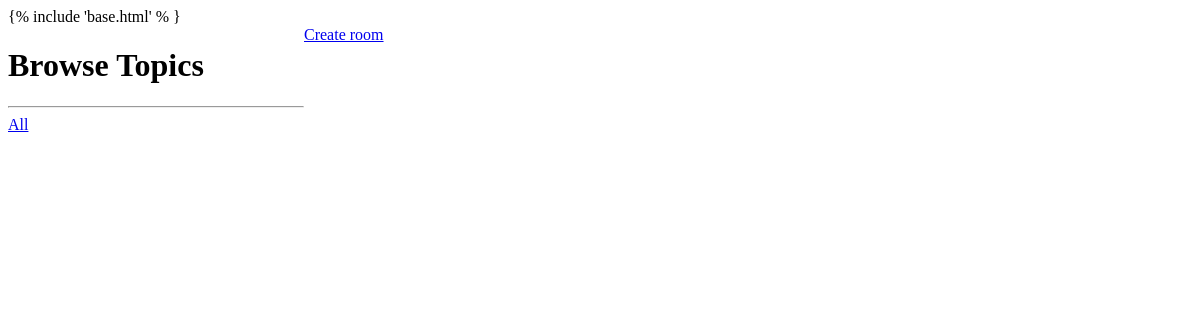
The app's page /, older data.
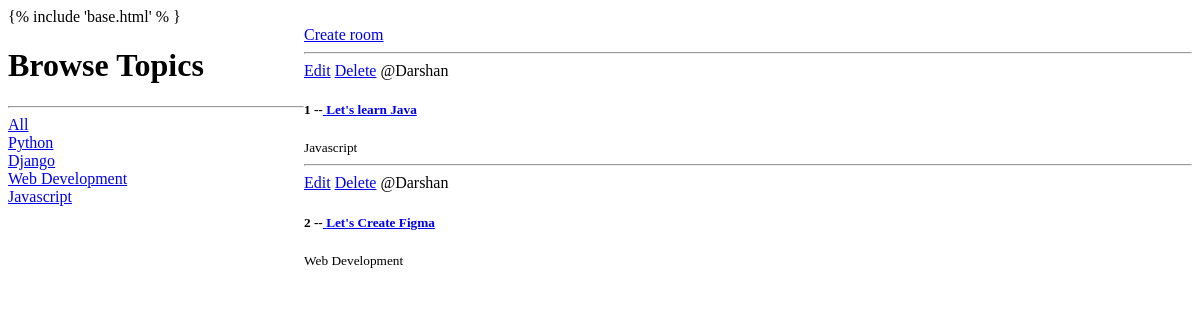
The same page, newer data.
### studyapp/models.py (models this page shows, shortened)
class Topic(models.Model):
    name=models.CharField(max_length=200)
    def __str__(self):
        return self.name

class Room(models.Model):
    host=models.ForeignKey(User,on_delete=models.CASCADE,null=True)
    topic=models.ForeignKey(Topic,on_delete=models.SET_NULL,null=True)
    name=models.CharField(max_length=200)
    description=models.TextField(null=True,blank=True)
    updated=models.DateTimeField(auto_now=True)
    created=models.DateTimeField(auto_now_add=True)
    class Meta:
        ordering=['-updated','-created']

### studyapp/views.py (the view)
# urls.py: path('',views.home,name='home'),
def home(request):
    q=request.GET.get('q') if request.GET.get('q')!=None else ''
    rooms=Room.objects.filter(topic__name__icontains=q)
    topic=Topic.objects.all()
    context={"rooms":rooms,"topic":topic}
    return render(request,'studyapp/home.html',context)

### studyapp/templates/studyapp/home.html (shortened to what this page needs)
{% extends 'main.html' %}
{% block content%}
<div class="block_container">
    <div class="block-sidebar">
        <h1>Browse Topics</h1>
        <hr>
        <div>
            <a href="{% url 'home'%}">All</a>
        </div>
        {%for t in topic%}
        <div>
            <a href="{% url 'home'%}?q={{t.name}}">{{t.name}}</a>
        </div>
        {%endfor%}
    </div>
    <div>
        <div><a href="{% url 'create-room'%}">Create room</a></div>
        <div>
            {%for room in rooms%}
            <div>
                <hr>
                <a href="{%url 'update-room' room.id%}">Edit</a>
                <a href="{% url 'delete-room' room.id%}">Delete</a>
                <span>@{{room.host.username}}</span>
                <h5> {{room.id}} --<a href="{% url 'room' room.id %}"> {{room.name}}</a></h5>
                <small>{{room.topic}}</small>
                <br>
            </div>
            {%endfor%}
        </div>
    </div>
</div>
{%endblock content%}

### templates/main.html (shortened to what this page needs)
<!DOCTYPE html>
<html lang="en">
<head>
</head>
<body>
    {% block content %}
</body>
</html>

### studyapp/templates/studyapp/home.html (style rules this page uses)
.block_container { display: grid; grid-template-columns: 1fr 3fr; }

Row changes from the older to the newer data that the page shows:
added Topic: name "Python"
added Topic: name "Django"
added Topic: name "Web Development"
added Topic: name "Javascript"
now on this page (row edited): Room: host.username "Darshan", id "1", name "Let's learn Java", topic "Javascript"
added Room: host.username "Darshan", id "2", name "Let's Create Figma", topic "Web Development"
